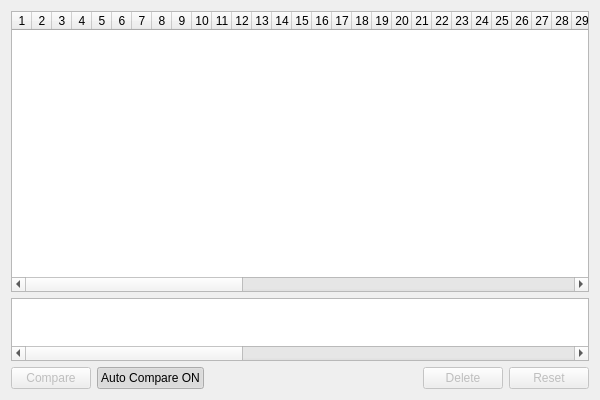
<?xml version="1.0" encoding="UTF-8"?>
<ui version="4.0">
 <class>GenomeComparison</class>
 <widget class="QWidget" name="GenomeComparison">
  <property name="geometry">
   <rect>
    <x>0</x>
    <y>0</y>
    <width>600</width>
    <height>400</height>
   </rect>
  </property>
  <property name="windowTitle">
   <string>Form</string>
  </property>
  <layout class="QVBoxLayout" name="verticalLayout" stretch="7,1,1">
   <item>
    <widget class="QTableWidget" name="genomeTableWidget">
     <property name="horizontalScrollBarPolicy">
      <enum>Qt::ScrollBarAlwaysOn</enum>
     </property>
     <property name="sortingEnabled">
      <bool>true</bool>
     </property>
     <property name="columnCount">
      <number>71</number>
     </property>
     <attribute name="horizontalHeaderDefaultSectionSize">
      <number>20</number>
     </attribute>
     <attribute name="horizontalHeaderMinimumSectionSize">
      <number>20</number>
     </attribute>
     <attribute name="verticalHeaderVisible">
      <bool>false</bool>
     </attribute>
     <attribute name="verticalHeaderDefaultSectionSize">
      <number>20</number>
     </attribute>
     <attribute name="verticalHeaderHighlightSections">
      <bool>false</bool>
     </attribute>
     <attribute name="verticalHeaderMinimumSectionSize">
      <number>20</number>
     </attribute>
     <attribute name="verticalHeaderStretchLastSection">
      <bool>false</bool>
     </attribute>
     <column/>
     <column/>
     <column/>
     <column/>
     <column/>
     <column/>
     <column/>
     <column/>
     <column/>
     <column/>
     <column/>
     <column/>
     <column/>
     <column/>
     <column/>
     <column/>
     <column/>
     <column/>
     <column/>
     <column/>
     <column/>
     <column/>
     <column/>
     <column/>
     <column/>
     <column/>
     <column/>
     <column/>
     <column/>
     <column/>
     <column/>
     <column/>
     <column/>
     <column/>
     <column/>
     <column/>
     <column/>
     <column/>
     <column/>
     <column/>
     <column/>
     <column/>
     <column/>
     <column/>
     <column/>
     <column/>
     <column/>
     <column/>
     <column/>
     <column/>
     <column/>
     <column/>
     <column/>
     <column/>
     <column/>
     <column/>
     <column/>
     <column/>
     <column/>
     <column/>
     <column/>
     <column/>
     <column/>
     <column/>
     <column/>
     <column/>
     <column/>
     <column/>
     <column/>
     <column/>
     <column/>
    </widget>
   </item>
   <item>
    <widget class="QTableWidget" name="compareTableWidget">
     <property name="sizePolicy">
      <sizepolicy hsizetype="Expanding" vsizetype="MinimumExpanding">
       <horstretch>0</horstretch>
       <verstretch>0</verstretch>
      </sizepolicy>
     </property>
     <property name="minimumSize">
      <size>
       <width>0</width>
       <height>63</height>
      </size>
     </property>
     <property name="baseSize">
      <size>
       <width>0</width>
       <height>63</height>
      </size>
     </property>
     <property name="verticalScrollBarPolicy">
      <enum>Qt::ScrollBarAlwaysOff</enum>
     </property>
     <property name="horizontalScrollBarPolicy">
      <enum>Qt::ScrollBarAlwaysOn</enum>
     </property>
     <property name="columnCount">
      <number>71</number>
     </property>
     <attribute name="horizontalHeaderVisible">
      <bool>false</bool>
     </attribute>
     <attribute name="horizontalHeaderDefaultSectionSize">
      <number>20</number>
     </attribute>
     <attribute name="horizontalHeaderHighlightSections">
      <bool>false</bool>
     </attribute>
     <attribute name="horizontalHeaderMinimumSectionSize">
      <number>20</number>
     </attribute>
     <attribute name="verticalHeaderVisible">
      <bool>false</bool>
     </attribute>
     <attribute name="verticalHeaderDefaultSectionSize">
      <number>20</number>
     </attribute>
     <attribute name="verticalHeaderHighlightSections">
      <bool>false</bool>
     </attribute>
     <attribute name="verticalHeaderMinimumSectionSize">
      <number>20</number>
     </attribute>
     <column/>
     <column/>
     <column/>
     <column/>
     <column/>
     <column/>
     <column/>
     <column/>
     <column/>
     <column/>
     <column/>
     <column/>
     <column/>
     <column/>
     <column/>
     <column/>
     <column/>
     <column/>
     <column/>
     <column/>
     <column/>
     <column/>
     <column/>
     <column/>
     <column/>
     <column/>
     <column/>
     <column/>
     <column/>
     <column/>
     <column/>
     <column/>
     <column/>
     <column/>
     <column/>
     <column/>
     <column/>
     <column/>
     <column/>
     <column/>
     <column/>
     <column/>
     <column/>
     <column/>
     <column/>
     <column/>
     <column/>
     <column/>
     <column/>
     <column/>
     <column/>
     <column/>
     <column/>
     <column/>
     <column/>
     <column/>
     <column/>
     <column/>
     <column/>
     <column/>
     <column/>
     <column/>
     <column/>
     <column/>
     <column/>
     <column/>
     <column/>
     <column/>
     <column/>
     <column/>
     <column/>
    </widget>
   </item>
   <item>
    <layout class="QHBoxLayout" name="horizontalLayout" stretch="0,0,0,0,0">
     <property name="sizeConstraint">
      <enum>QLayout::SetMinimumSize</enum>
     </property>
     <item>
      <widget class="QPushButton" name="compareButton">
       <property name="enabled">
        <bool>false</bool>
       </property>
       <property name="text">
        <string>Compare</string>
       </property>
      </widget>
     </item>
     <item>
      <widget class="QPushButton" name="autoButton">
       <property name="text">
        <string>Auto Compare ON</string>
       </property>
       <property name="checkable">
        <bool>true</bool>
       </property>
       <property name="checked">
        <bool>true</bool>
       </property>
      </widget>
     </item>
     <item>
      <spacer name="horizontalSpacer">
       <property name="orientation">
        <enum>Qt::Horizontal</enum>
       </property>
       <property name="sizeHint" stdset="0">
        <size>
         <width>40</width>
         <height>20</height>
        </size>
       </property>
      </spacer>
     </item>
     <item>
      <widget class="QPushButton" name="deleteButton">
       <property name="enabled">
        <bool>false</bool>
       </property>
       <property name="text">
        <string>Delete</string>
       </property>
      </widget>
     </item>
     <item>
      <widget class="QPushButton" name="resetButton">
       <property name="enabled">
        <bool>false</bool>
       </property>
       <property name="text">
        <string>Reset</string>
       </property>
      </widget>
     </item>
    </layout>
   </item>
  </layout>
 </widget>
 <resources/>
 <connections/>
</ui>
